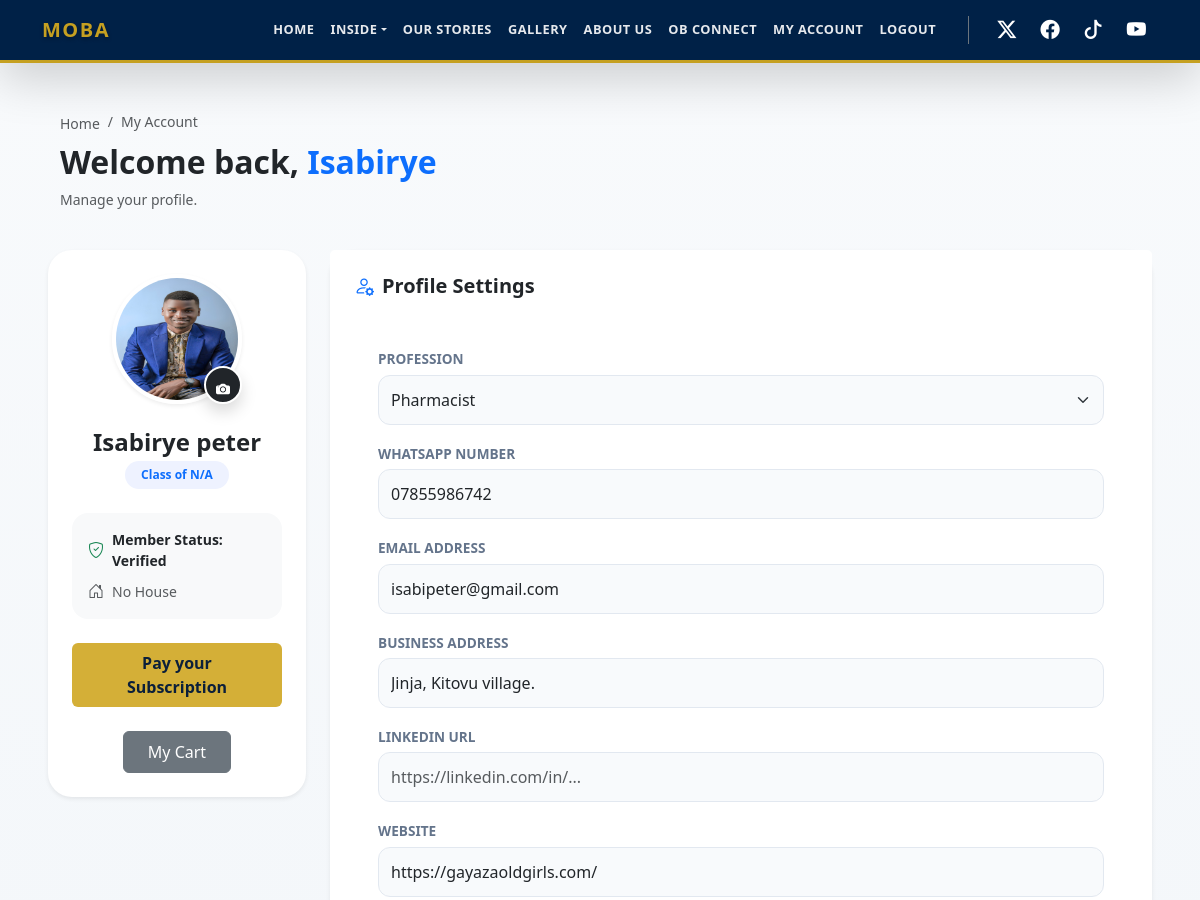
The page /accounts/my-account/ (signed in, upper part) on the database as committed earlier.
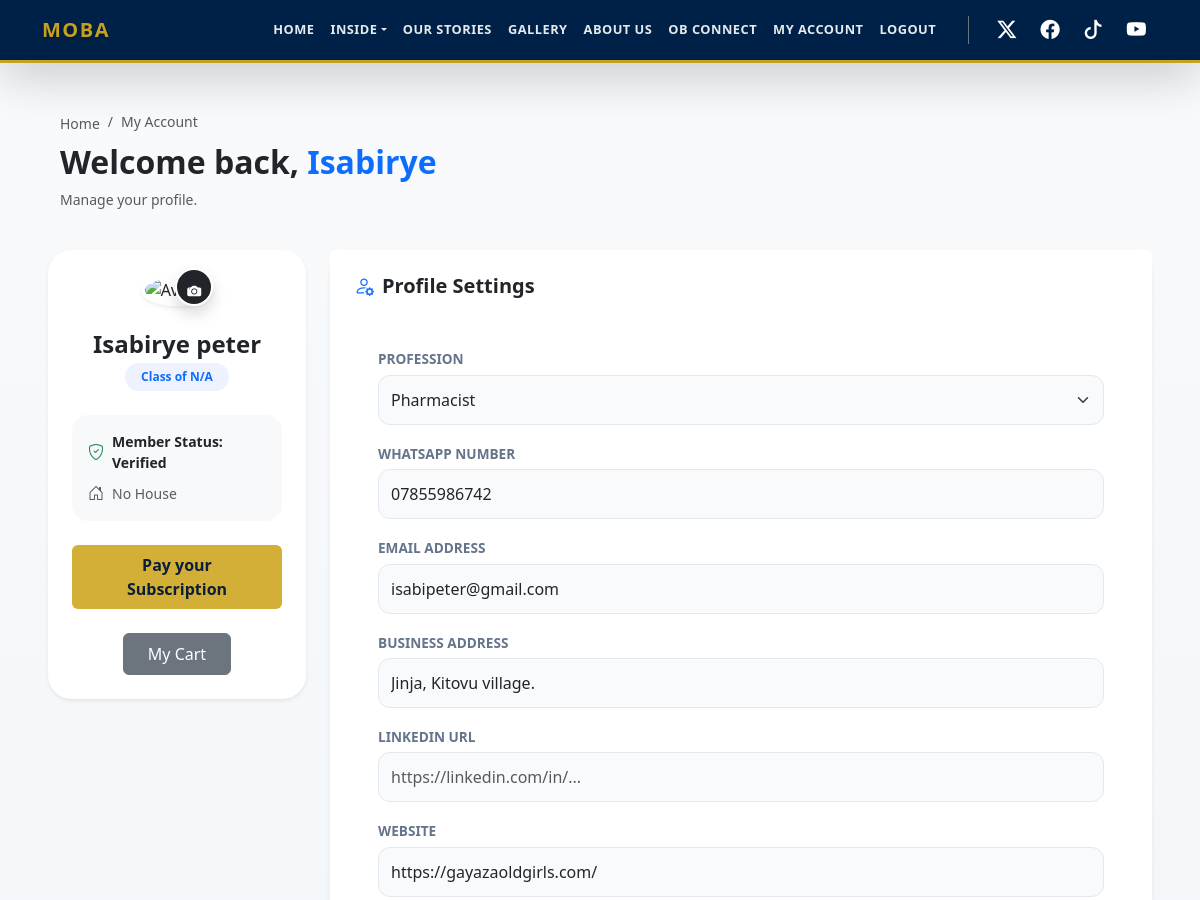
The same page on the database as committed later.
### users/models.py (models this page shows, shortened)
class User(AbstractUser):
    class Role(models.TextChoices):
        PUBLIC = "PUBLIC", "Public"
        SUBSCRIBER = "SUBSCRIBER", "Subscriber"
        ADMIN = "ADMIN", "Admin"
    base_role = Role.PUBLIC
    role = models.CharField(max_length=50, choices=Role.choices, default=base_role)
    cohort = models.ForeignKey('organisation.Cohort', on_delete=models.SET_NULL, null=True, blank=True)
    house = models.ForeignKey('organisation.House', on_delete=models.SET_NULL, null=True, blank=True)
    phone_number = models.CharField(max_length=20)
    linkedin_profile = models.URLField(blank=True)
    website = models.URLField(blank=True)
    address = models.CharField(max_length=255, blank=True)
    profession = models.ForeignKey('organisation.Profession', on_delete=models.SET_NULL, null=True, blank=True)
    whatsapp_contact = models.CharField(max_length=20, blank=True)
    x_account = models.URLField(blank=True)
    tiktok_account = models.URLField(blank=True)
    youtube_account = models.URLField(blank=True)
    facebook_account = models.URLField(blank=True)

class Profile(models.Model):
    user = models.OneToOneField(User, on_delete=models.CASCADE)
    bio = models.TextField(blank=True)
    profile_picture = models.ImageField(upload_to='profile_pictures/', blank=True)

### users/views.py (the view, shortened to what this page needs)
# urls.py: path('my-account/', views.MyAccountView.as_view(), name='my_account'),
class MyAccountView(View):
    template_name = 'users/my_account.html'
    def get(self, request, *args, **kwargs):
        if request.user.is_authenticated:
            form = ProfileForm(instance=request.user)
            sos_form = SOSRequestForm()
            story_form = StoryForm()
        else:
            form = None
            sos_form = None
            story_form = None
        content_types = ["Products", "Services", "News", "History"]
        return render(request, self.template_name, {'form': form, 'sos_form': sos_form, 'content_types': content_types, 'story_form': story_form})

### alumni_sos/forms.py
class SOSRequestForm(forms.ModelForm):
    class Meta:
        model = SOSRequest
        fields = ('title', 'description', 'deadline')
        widgets = {
            'deadline': forms.DateTimeInput(attrs={'type': 'datetime-local'}),
        }

### organisation/models.py (called while the page is built)
    def __str__(self):
        return self.name

    def __str__(self):
        return self.name

### users/templates/users/my_account.html (shortened to what this page needs)
{% extends "base.html" %}
{% load crispy_forms_tags %}
{% block content %}
<div class="container-fluid py-5 px-lg-5" style="background: linear-gradient(180deg, #f8fafc 0%, #f1f5f9 100%); min-height: 100vh;">
    <div class="row mb-4">
        <div class="col-12 px-4">
            <nav aria-label="breadcrumb">
                <ol class="breadcrumb mb-2">
                    <li class="breadcrumb-item"><a href="/" class="text-decoration-none text-muted small">Home</a></li>
                    <li class="breadcrumb-item active small" aria-current="page">My Account</li>
                </ol>
            </nav>
            <h2 class="fw-bold text-dark">Welcome back, <span class="text-primary">{{ user.first_name|default:user.username }}</span></h2>
            <p class="text-muted small">Manage your profile.</p>
        </div>
    </div>
    <div class="row g-4">
        <div class="col-lg-4 col-xl-3">
            <div class="card border-0 shadow-sm overflow-hidden mb-4" style="border-radius: 24px; background: #ffffff;">
                <div class="card-body text-center p-4">
                    <div class="position-relative d-inline-block mb-4">
                        <img src="{% if user.profile.profile_picture %}{{ user.profile.profile_picture.url }}{% else %}https://ui-avatars.com/api/?name={{ user.username }}&background=4f46e5&color=fff&size=150{% endif %}"
                             class="rounded-circle border border-4 border-white shadow-sm"
                             width="130" height="130" alt="Avatar" style="object-fit: cover;">
                        <form method="post" enctype="multipart/form-data" action="{% url 'my_account' %}" id="pfp-form">
                            <button type="button" onclick="document.getElementById('profile_picture').click();"
                                    class="position-absolute bottom-0 end-0 bg-dark text-white border border-2 border-white rounded-circle p-2 shadow"
                                    style="width: 38px; height: 38px;" title="Change Photo">
                                <i class="bi bi-camera-fill small"></i>
                            </button>
                        </form>
                    </div>
                    <h4 class="fw-bold mb-1 text-dark">{{ user.get_full_name|default:user.username }}</h4>
                    <span class="badge bg-primary-soft text-primary px-3 py-2 rounded-pill mb-4 fw-bold">
                        Class of {{ user.profile.cohort|default:'N/A' }}
                    </span>
                    <div class="p-3 bg-light rounded-4 text-start">
                        <div class="d-flex align-items-center mb-2">
                            <i class="bi bi-shield-check text-success me-2"></i>
                            <small class="fw-bold">Member Status: Verified</small>
                        </div>
                        <div class="d-flex align-items-center">
                            <i class="bi bi-house-door text-muted me-2"></i>
                            <small class="text-muted">{{ user.profile.house|default:'No House' }}</small>
                        </div>
                    </div>
                    <a href="{% url 'payments:subscribe' %}" class="btn btn-gold mt-4 px-4 py-2">
                        Pay your Subscription
                    </a>
                    <a href="{% url 'payments:view_cart' %}" class="btn btn-secondary mt-4 px-4 py-2">
                        My Cart
                    </a>
                </div>
            </div>
        </div>
        <div class="col-lg-8 col-xl-9">
            <div class="card border-0 shadow-sm mb-4" style="border-radius: 24px; background: #ffffff;">
                <div class="card-header bg-white border-0 pt-4 px-4 pb-0">
                    <h5 class="fw-bold mb-0">
                        <i class="bi bi-person-gear me-2 text-primary"></i>Profile Settings
                    </h5>
                </div>
                <div class="card-body p-4 p-md-5">
                    <form method="post" action="{% url 'my_account' %}" class="row g-3">
                        <div class="col-12 modern-crispy">
                            {{ form|crispy }}
                        </div>
                    </form>
                </div>
            </div>
        </div>
    </div>
</div>
{% endblock %}

### core/templates/base.html (shortened to what this page needs)
<!DOCTYPE html>
<html lang="en">
<head>
    <link rel="stylesheet" href="https://cdn.jsdelivr.net/npm/bootstrap@5.3.0/dist/css/bootstrap.min.css">
    <link rel="stylesheet" href="https://cdnjs.cloudflare.com/ajax/libs/font-awesome/6.4.0/css/all.min.css">
    <link rel="stylesheet" href="https://cdn.jsdelivr.net/npm/bootstrap-icons@1.11.1/font/bootstrap-icons.css">
</head>
<body>
    {% include 'navbar.html' %}
    <main>
        {% block content %}
        {% endblock %}
    </main>
</body>
</html>

### core/templates/navbar.html (shortened to what this page needs)
<nav class="navbar navbar-expand-lg navbar-dark navbar-mwiiri sticky-top shadow-lg">
    <div class="container">
        <a class="navbar-brand" href="{% url 'home' %}">MOBA</a>
        <div class="collapse navbar-collapse" id="navbarNav">
            <ul class="navbar-nav ms-auto align-items-center">
                <li class="nav-item"><a class="nav-link" href="{% url 'home' %}">Home</a></li>
                <li class="nav-item dropdown">
                    <a class="nav-link dropdown-toggle" href="#" id="insideDrop" data-bs-toggle="dropdown">Inside</a>
                </li>
                <li class="nav-item"><a class="nav-link" href="{% url 'our_stories' %}">Our Stories</a></li>
                <li class="nav-item"><a class="nav-link" href="{% url 'gallery:gallery' %}">Gallery</a></li>
                <li class="nav-item"><a class="nav-link" href="{% url 'about' %}">About Us</a></li>
                {% if user.is_authenticated %}
                    <li class="nav-item"><a class="nav-link" href="{% url 'ob_connect' %}">OB Connect</a></li>
                    <li class="nav-item"><a class="nav-link" href="{% url 'my_account' %}">My Account</a></li>
                    <li class="nav-item"><a class="nav-link text-warning" href="{% url 'logout' %}">Logout</a></li>
                {% else %}
                    <li class="nav-item"><a class="nav-link" href="{% url 'login' %}">Login</a></li>
                    <li class="nav-item"><a class="nav-link btn-nav-join" href="{% url 'register' %}">Join MOBA</a></li>
                {% endif %}
                <li class="nav-item d-flex ms-lg-4 border-start ps-lg-3 border-secondary mt-3 mt-lg-0">
                    <a href="https://x.com/Mwirian1911" class="social-nav-link"><i class="bi bi-twitter-x"></i></a>
                    <a href="YOUR_FB_URL" class="social-nav-link"><i class="bi bi-facebook"></i></a>
                    <a href="https://tiktok.com/mwiri.league" class="social-nav-link"><i class="bi bi-tiktok"></i></a>
                    <a href="https://youtube.com/@mobatv-bcm?si=WsySKHAyDt86ugym" class="social-nav-link"><i class="bi bi-youtube"></i></a>
                </li>
            </ul>
        </div>
    </div>
</nav>

### core/templates/navbar.html (style rules this page uses)
.navbar, .navbar-expand-lg, .navbar-dark, .navbar-mwiiri { background-color: #002147 !important; border-bottom: 3px solid #C5A021 !important; padding: 10px 0 !important; }
.navbar-brand { font-weight: 800; letter-spacing: 1.5px; color: #C5A021 !important; text-shadow: 0 2px 4px rgba(0,0,0,0.3); }
.nav-link { font-weight: 600; text-transform: uppercase; font-size: 0.8rem; letter-spacing: 0.5px; color: rgba(255, 255, 255, 0.9) !important; transition: all 0.3s ease; }
.social-nav-link { color: white !important; font-size: 1.2rem; margin: 0 12px !important; transition: all 0.3s ease; display: inline-block; }

### users/templates/users/my_account.html (style rules this page uses)
.btn-gold { background-color: #d4af37; color: #0b1f3a; font-weight: 600; border: none; }
.bg-primary-soft { background-color: #eef2ff; color: #4f46e5; }
.modern-crispy label { font-weight: 700; font-size: 0.85rem; color: #64748b; text-transform: uppercase; margin-bottom: 5px; }
.modern-crispy input, .modern-crispy select, .modern-crispy textarea { border-radius: 12px; border: 1px solid #e2e8f0; padding: 12px; background-color: #f8fafc; }

### core/templates/footer.html (style rules this page uses)
a { transition: all 0.3s ease; }

Rows that differ between the two databases and show on the page:
changed User "Isabirye": profile_picture: picture removed
